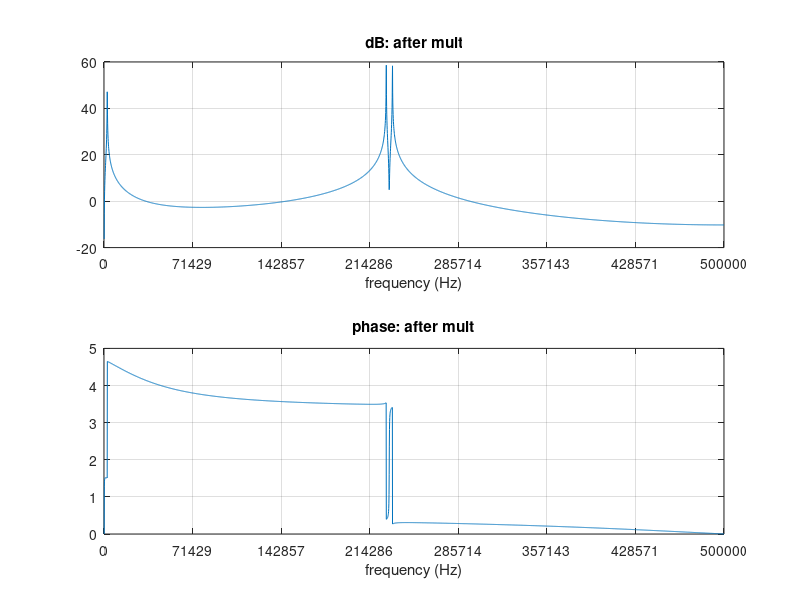
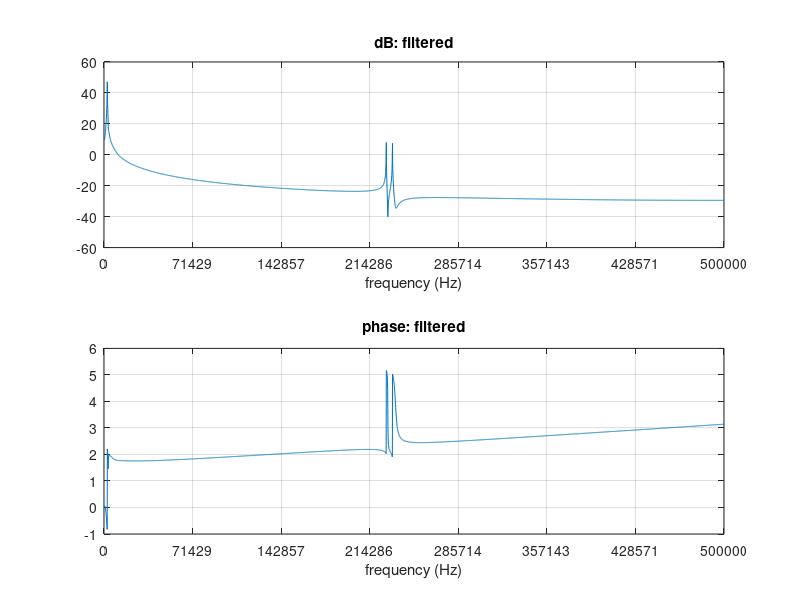
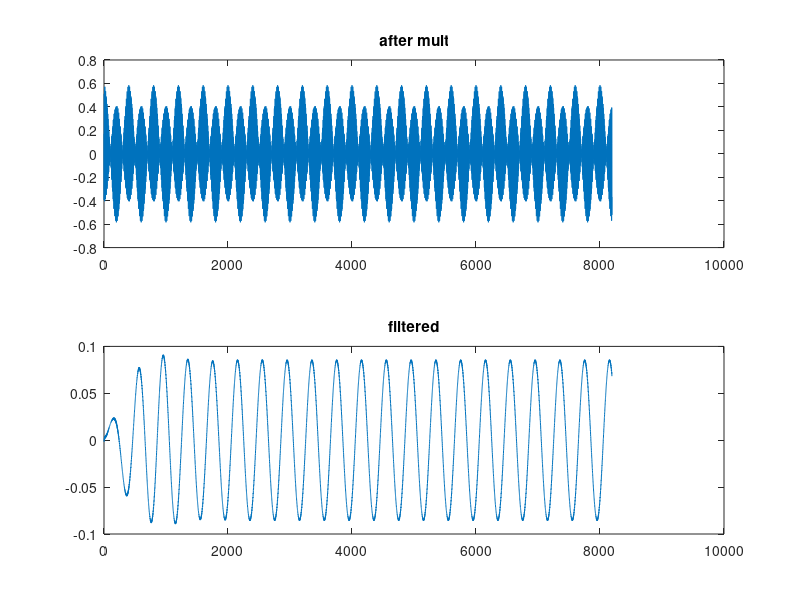

Source code (MATLAB) for these figures, in order:
% DSB modulation investigation
% Cat VW, March `24

% we're going to try to do this by writing everything ourselves, in a way that
% a microcontroller might be happy with!

clc; clear; close all;
pkg load signal;

%% misc. utilities
function nyq_x_axis(nyq, fs, nticks)
	points = linspace(0, 1, nticks);
	ticks = points.*nyq;
	xlim(ticks([1 end]));
	xticks(ticks);
	xticklabels(round(points.*fs/2));
	xlabel('frequency (Hz)');
end

function plot_fft(s, name, fs)
	nticks = 8;
	S = fft(s);
	nyq = round(length(S)/2);
	S_half = S(1:nyq);

	figure;
	subplot(2, 1, 1);
	plot(20*log10(abs(S_half)));
	grid on;
	title(['dB: ' name]);
	nyq_x_axis(nyq, fs, nticks);

	subplot(2, 1, 2);
	plot(unwrap(angle(S_half)));
	grid on;
	title(['phase: ' name]);
	nyq_x_axis(nyq, fs, nticks);
end

%% parameters
N = 8*1024; % samples
fs = 1e6; % Hz
f_if = 115e3; % Hz
f_mod = 2.5e3; % Hz

%% signal creation
n = 0:(N - 1);
wd_if = 2*pi*f_if/fs;
wd_mod = 2*pi*f_mod/fs;

inter = cos(wd_if*n);
mod = cos(wd_mod*n);
signal_in = inter.*mod;

%% signal demodulation
phase_offset = 1.4; % rad
other_inter = cos(wd_if*n + phase_offset);

Wp = 3e3/(fs/2);
Ws = 4e3/(fs/2);
Rp = 1; % dB ripple
Rs = 30; % dB rejection

[order, Wc_s, Wc_p] = cheb2ord(Wp, Ws, Rp, Rs);
[b, a] = cheby2(order, Rs, Wc_s);

after_mult = signal_in.*other_inter;
filtered = filter(b, a, after_mult);
plot_fft(after_mult, 'after mult', fs);
plot_fft(filtered, 'filtered', fs);

figure;
subplot(2, 1, 1);
plot(after_mult);
title('after mult');
subplot(2, 1, 2);
plot(filtered);
title('filtered');
